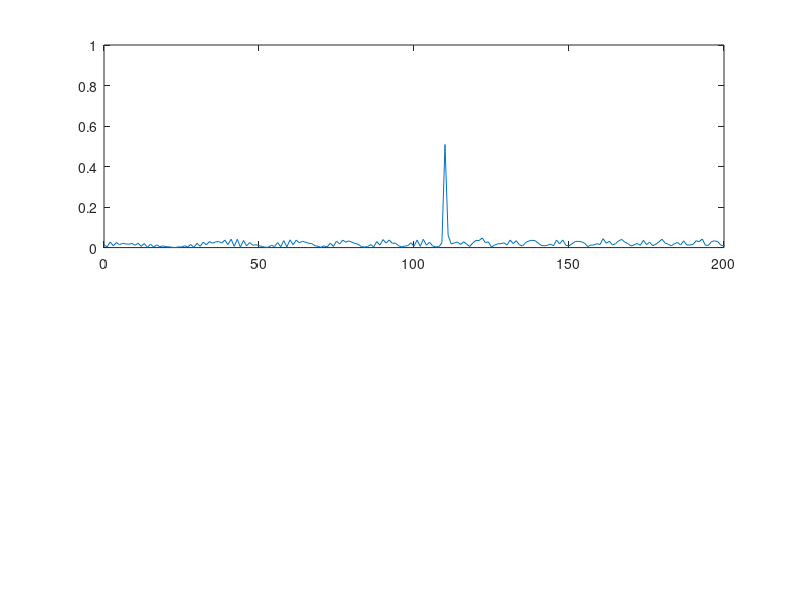
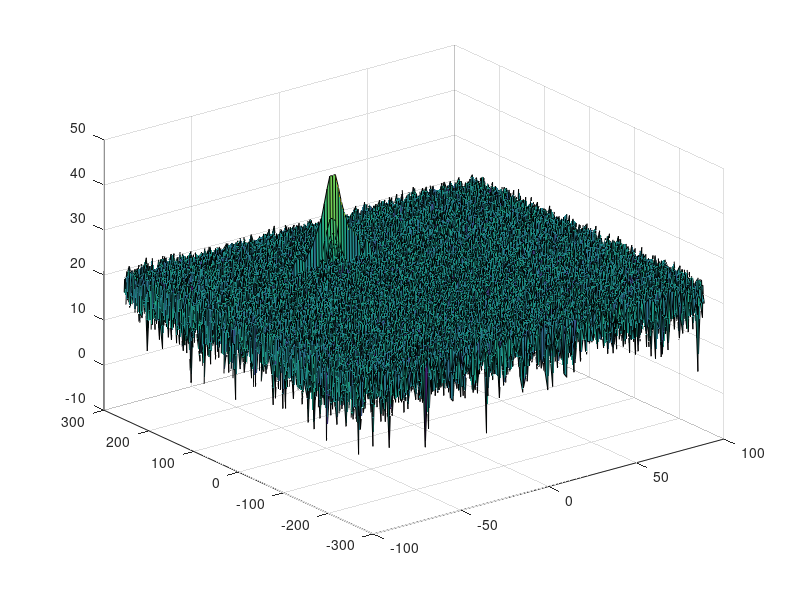
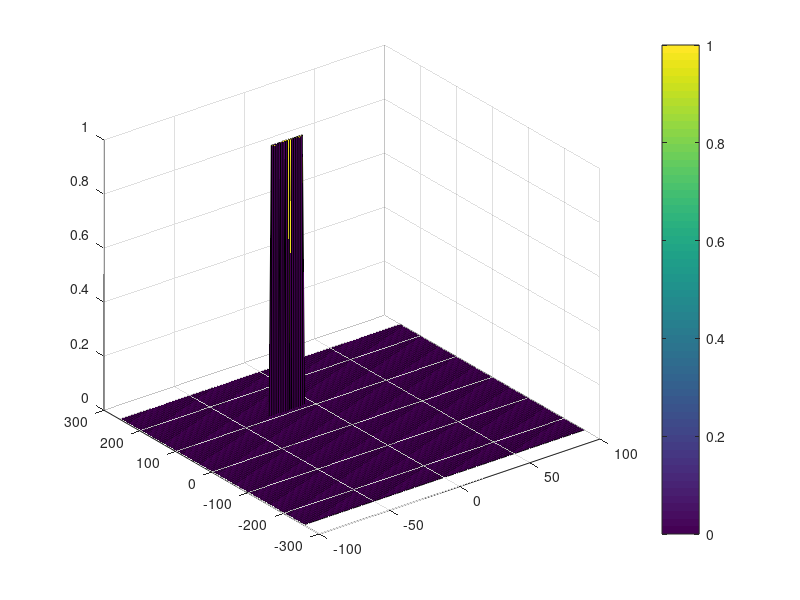

Write MATLAB code to recreate these figures, in order.
clc;

%% Radar Specifications 
%%%%%%%%%%%%%%%%%%%%%%%%%%%
% Frequency of operation = 77GHz
% Max Range = 200m
% Range Resolution = 1 m
% Max Velocity = 100 m/s
%%%%%%%%%%%%%%%%%%%%%%%%%%%

%speed of light = 3e8

range_max = 200;
range_res = 1;
vel_max = 70;
vel_res = 3;
c = 3e8;

%% User Defined Range and Velocity of target
% *%TODO* :
% define the target's initial position and velocity. Note : Velocity
% remains contant
R_init = 110;
vel = -20;


%% FMCW Waveform Generation

% *%TODO* :
%Design the FMCW waveform by giving the specs of each of its parameters.
% Calculate the Bandwidth (B), Chirp Time (Tchirp) and Slope (slope) of the FMCW
% chirp using the requirements above.
Ts = (5.5 * 2 * range_max) / c ;

Bandwidth = c / (2 * range_res);

a = Bandwidth / Ts;


%Operating carrier frequency of Radar 
fc= 77e9;             %carrier freq

                                                          
%The number of chirps in one sequence. Its ideal to have 2^ value for the ease of running the FFT
%for Doppler Estimation. 
Nd=128;                   % #of doppler cells OR #of sent periods % number of chirps

%The number of samples on each chirp. 
Nr=1024;                  %for length of time OR # of range cells

% Timestamp for running the displacement scenario for every sample on each
% chirp
t=linspace(0,Nd*Ts,Nr*Nd); %total time for samples

%distance over time
R = R_init + vel * t;
delay = (2 * R) / c;
Tx = cos(2 * pi * (fc *  t           + ((a *  rem(t,Nr)         .^2) / 2)));
Rx = cos(2 * pi * (fc * (t - delay)  + ((a * (rem(t,Nr) - delay).^2) / 2)));
Mix = Tx .* Rx;


%% RANGE MEASUREMENT


 % *%TODO* :
%reshape the vector into Nr*Nd array. Nr and Nd here would also define the size of
%Range and Doppler FFT respectively.
Mix = reshape(Mix,[Nr,Nd]);

 % *%TODO* :
%run the FFT on the beat signal along the range bins dimension (Nr) and
%normalize.
Mix_fft = fft(Mix,Nr);
Mix_fft = Mix_fft / Nr;

 % *%TODO* :
% Take the absolute value of FFT output
Mix_fft_2s = abs(Mix_fft);

 % *%TODO* :
% Output of FFT is double sided signal, but we are interested in only one side of the spectrum.
% Hence we throw out half of the samples.
Mix_fft_1s = Mix_fft_2s(1:Nr/2 + 1,:);
Mix_fft_1s(2:end-1,:) = 2 * Mix_fft_1s(2:end-1,:);
f = (1/t(2))*(0:(Nr/2))/Nr;
range = (c * Ts * f) / (2 * Bandwidth);


%plotting the range
figure ('Name','Range from First FFT')
subplot(2,1,1)

 % *%TODO* :
 % plot FFT output
plot(range,Mix_fft_1s(:,1));

 
axis ([0 range_max 0 1]);



%% RANGE DOPPLER RESPONSE
% The 2D FFT implementation is already provided here. This will run a 2DFFT
% on the mixed signal (beat signal) output and generate a range doppler
% map.You will implement CFAR on the generated RDM


% Range Doppler Map Generation.

% The output of the 2D FFT is an image that has reponse in the range and
% doppler FFT bins. So, it is important to convert the axis from bin sizes
% to range and doppler based on their Max values.

Mix=reshape(Mix,[Nr,Nd]);

% 2D FFT using the FFT size for both dimensions.
sig_fft2 = fft2(Mix,Nr,Nd);

% Taking just one side of signal from Range dimension.
sig_fft2 = sig_fft2(1:Nr/2,1:Nd);
sig_fft2 = fftshift (sig_fft2);
RDM = abs(sig_fft2);
RDM = 10*log10(RDM) ;

%use the surf function to plot the output of 2DFFT and to show axis in both
%dimensions
doppler_axis = linspace(-100,100,Nd);
range_axis = linspace(-200,200,Nr/2)*((Nr/2)/400);
figure,surf(doppler_axis,range_axis,RDM);

%% CFAR implementation

%Slide Window through the complete Range Doppler Map
%Select the number of Training Cells in both the dimensions.
Tr=20;
Td=18;


%Select the number of Guard Cells in both dimensions around the Cell under 
%test (CUT) for accurate estimation
Gr=3;
Gd=2;


% offset the threshold by SNR value in dB
offset=8;


%Create a vector to store noise_level for each iteration on training cells
noise_level = zeros(size(RDM));
Cut = zeros(size(RDM));



%design a loop such that it slides the CUT across range doppler map by
%giving margins at the edges for Training and Guard Cells.
%For every iteration sum the signal level within all the training
%cells. To sum convert the value from logarithmic to linear using db2pow
%function. Average the summed values for all of the training
%cells used. After averaging convert it back to logarithimic using pow2db.
%Further add the offset to it to determine the threshold. Next, compare the
%signal under CUT with this threshold. If the CUT level > threshold assign
%it a value of 1, else equate it to 0.
for i=Tr+Gr+1:Nr/2-(Gr+Tr)
    for j = Td+Gd+1:Nd-(Gd+Td)
        noise_level = sum(sum(db2pow(RDM([i-Tr-Gr:i-Gr-1 i+Gr:i+Gr+Tr-1],[j-Td-Gd:j-Gd-1 j+Gd:j+Gd+Td-1]))));
        thr = pow2db(noise_level/((2*(Td+Gd+1))^2 - (Gd*Gr) - 1));
        thr = thr + offset;
        
        Cut(i,j) = RDM(i,j);
        
        if Cut(i,j)<thr
            Cut(i,j)=0;
        else
            Cut(i,j)=1;
        end        
    end    
end


%display the CFAR output using the Surf function like we did for Range
%Doppler Response output.
figure,surf(doppler_axis,range_axis,Cut);
colorbar;


 
 